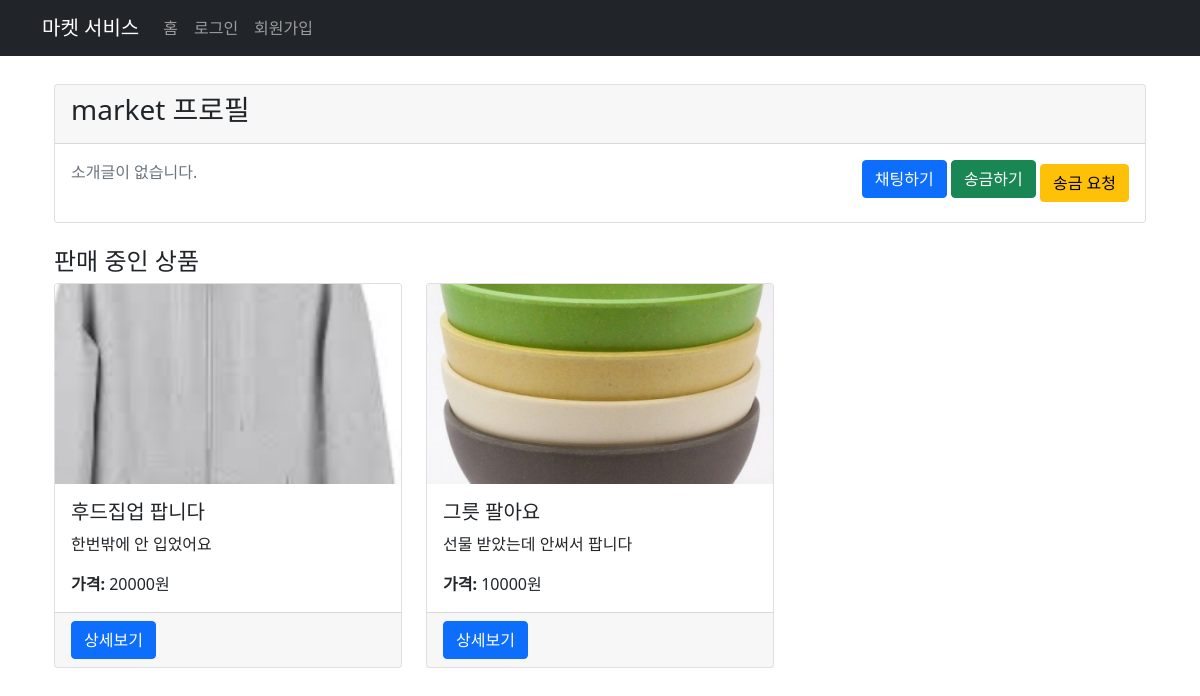
The page /user/7dc286b5-5582-4dab-9d5c-5ec95ab4d80c on the database its author committed.
### tables this page shows
CREATE TABLE user (
                id TEXT PRIMARY KEY,
                username TEXT UNIQUE NOT NULL,
                password TEXT NOT NULL,
                bio TEXT
            , role TEXT DEFAULT 'user', report_count INTEGER DEFAULT 0, is_active INTEGER DEFAULT 1);

CREATE TABLE product (
                id TEXT PRIMARY KEY,
                title TEXT NOT NULL,
                description TEXT NOT NULL,
                price TEXT NOT NULL,
                seller_id TEXT NOT NULL
            , image_url TEXT, report_count INTEGER DEFAULT 0, image_path TEXT, is_sold INTEGER DEFAULT 0);

### app.py (the view)
@app.route('/user/<user_id>')
def view_user(user_id):
    if not user_id or not re.match(r'^[a-f0-9-]{36}$', user_id):
        flash('유효하지 않은 사용자 ID입니다.')
        return redirect(url_for('dashboard'))
    db = get_db()
    cursor = db.cursor()
    cursor.execute("SELECT id, username, bio FROM user WHERE id = ?", (user_id,))
    user = cursor.fetchone()
    if not user:
        flash('사용자를 찾을 수 없습니다.')
        return redirect(url_for('dashboard'))
    cursor.execute("SELECT * FROM product WHERE seller_id = ? AND is_sold = 0", (user_id,))
    user_products = cursor.fetchall()
    return render_template('view_user.html', user=user, products=user_products)

### app.py (called while the page is built)
def get_db():
    db = getattr(g, '_database', None)
    if db is None:
        db = g._database = sqlite3.connect(DATABASE)
        db.row_factory = sqlite3.Row
    return db

@app.teardown_appcontext
def close_connection(exception):
    db = getattr(g, '_database', None)
    if db is not None:
        db.close()

### templates/view_user.html (shortened to what this page needs)
{% extends "base.html" %}
{% block content %}
<div class="container mt-4">
    <div class="card mb-4">
        <div class="card-header">
            <h3>{{ user.username }} 프로필</h3>
        </div>
        <div class="card-body">
            <div class="row">
                <div class="col-md-8">
                    {% if user.bio %}
                    <h5>소개</h5>
                    <p>{{ user.bio }}</p>
                    {% else %}
                    <p class="text-muted">소개글이 없습니다.</p>
                    {% endif %}
                </div>
                <div class="col-md-4 text-end">
                    {% if session.user_id != user.id %}
                    <a href="{{ url_for('private_chat', user_id=user.id) }}" class="btn btn-primary mb-2">
                         채팅하기
                    </a>
                    <a href="{{ url_for('send_money') }}?receiver={{ user.username }}" class="btn btn-success mb-2">
                         송금하기
                    </a>
                    <button type="button" class="btn btn-warning" data-bs-toggle="modal" data-bs-target="#requestMoneyModal">
                         송금 요청
                    </button>
                    {% endif %}
                </div>
            </div>
        </div>
    </div>
    <h4>판매 중인 상품</h4>
    {% if products %}
    <div class="row">
        {% for product in products %}
        <div class="col-md-4 mb-4">
            <div class="card h-100">
                {% if product.image_path %}
                <img src="{{ url_for('static', filename=product.image_path) }}" class="card-img-top" alt="{{ product.title }}" style="height: 200px; object-fit: cover;">
                {% else %}
                <div class="bg-light text-center p-5">이미지 없음</div>
                {% endif %}
                <div class="card-body">
                    <h5 class="card-title">{{ product.title }}</h5>
                    <p class="card-text text-truncate">{{ product.description }}</p>
                    <p class="card-text"><strong>가격:</strong> {{ product.price }}원</p>
                </div>
                <div class="card-footer">
                    <a href="{{ url_for('view_product', product_id=product.id) }}" class="btn btn-primary">상세보기</a>
                </div>
            </div>
        </div>
        {% endfor %}
    </div>
    {% else %}
    <div class="alert alert-info">
        판매 중인 상품이 없습니다.
    </div>
    {% endif %}
</div>
{% endblock %}

### templates/base.html (style rules this page uses)
body { padding-top: 60px; padding-bottom: 40px; }

### rows shown on the page
user: username "market"
product: image_path (picture), title "후드집업 팝니다", description "한번밖에 안 입었어요", price "20000"
product: image_path (picture), title "그릇 팔아요", description "선물 받았는데 안써서 팝니다", price "10000"
